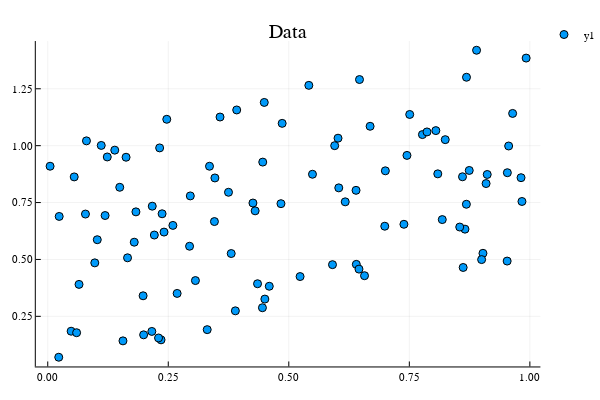

The cell this chart's notebook holds for it:
### Markdown cell above
To visualize the data we just created, we plot a scatterplot with the feature `X` and target `Y`.

### Code cell
scatter(X, Y, title = "Data")

### Figure 1 — Plotly figure (JSON) as saved in the notebook; plotly's stock layout.template omitted (floating-point values rounded to 4 significant figures)
{"data": [{"colorbar": {"title": ""}, "legendgroup": "y1", "marker": {"color": "rgba(0, 154, 250, 1.000)", "line": {"color": "rgba(0, 0, 0, 1.000)", "width": 1}, "size": 8, "symbol": "circle"}, "mode": "markers", "name": "y1", "showlegend": true, "type": "scatter", "x": [0.9817, 0.3574, 0.1235, 0.8183, 0.617, 0.5234, 0.3063, 0.8654, 0.4302, 0.5952, 0.699, 0.9923, 0.1494, 0.04855, 0.2684, 0.3355, 0.06491, 0.02377, 0.9836, 0.139, 0.2321, 0.8603, 0.3749, 0.7003, 0.6395, 0.2957, 0.6021, 0.2469, 0.2159, 0.3467, 0.08033, 0.1989, 0.805, 0.2211, 0.1794, 0.6037, 0.2168, 0.119, 0.2372, 0.8683, 0.9642, 0.7772, 0.7866, 0.2596, 0.8894, 0.2942, 0.004886, 0.05493, 0.9092, 0.09762, 0.6401, 0.4503, 0.9533, 0.6466, 0.6686, 0.9027, 0.02285, 0.3457, 0.235, 0.446, 0.4352, 0.3308, 0.5906, 0.8245, 0.956, 0.05989, 0.4862, 0.2412, 0.2298, 0.4595, 0.1028, 0.6571, 0.6456, 0.5491, 0.1978, 0.156, 0.1655, 0.1829, 0.9116, 0.111, 0.07827, 0.7508, 0.4453, 0.8685, 0.7388, 0.4837, 0.1625, 0.8545, 0.8999, 0.7451, 0.9529, 0.4491, 0.5416, 0.3805, 0.8616, 0.809, 0.392, 0.4256, 0.3892, 0.8742], "xaxis": "x1", "y": [0.8593, 1.126, 0.9504, 0.6752, 0.7532, 0.4248, 0.4072, 0.6331, 0.7136, 1.0, 0.6461, 1.385, 0.8171, 0.1847, 0.3507, 0.9096, 0.3904, 0.689, 0.7547, 0.9803, 0.9902, 0.8633, 0.7952, 0.8894, 0.8037, 0.7792, 1.033, 1.116, 0.1837, 0.8582, 1.021, 0.1687, 1.066, 0.6073, 0.5758, 0.8146, 0.7341, 0.693, 0.7007, 0.7426, 1.142, 1.049, 1.06, 0.6496, 1.419, 0.558, 0.9096, 0.8628, 0.8335, 0.485, 0.4784, 0.3258, 0.8812, 1.291, 1.085, 0.527, 0.07023, 0.6665, 0.1467, 0.9278, 0.3932, 0.1916, 0.4772, 1.026, 0.9986, 0.178, 1.098, 0.6202, 0.155, 0.3822, 0.5867, 0.4286, 0.4575, 0.8743, 0.3403, 0.1422, 0.5072, 0.7091, 0.8734, 1.001, 0.6995, 1.137, 0.2878, 1.301, 0.6545, 0.7452, 0.9492, 0.6424, 0.4994, 0.9573, 0.4929, 1.19, 1.265, 0.5259, 0.4647, 0.8761, 1.157, 0.748, 0.2741, 0.8911], "yaxis": "y1", "zmax": null, "zmin": null}], "layout": {"annotations": [{"font": {"color": "rgba(0, 0, 0, 1.000)", "family": "sans-serif", "size": 20}, "rotation": 0, "showarrow": false, "text": "Data", "x": 0.5296, "xanchor": "center", "xref": "paper", "y": 1, "yanchor": "top", "yref": "paper"}], "height": 400, "legend": {"bgcolor": "rgba(255, 255, 255, 1.000)", "bordercolor": "rgba(0, 0, 0, 1.000)", "font": {"color": "rgba(0, 0, 0, 1.000)", "family": "sans-serif", "size": 11}, "tracegroupgap": 0, "x": 1, "y": 1}, "margin": {"b": 20, "l": 0, "r": 0, "t": 20}, "paper_bgcolor": "rgba(255, 255, 255, 1.000)", "plot_bgcolor": "rgba(255, 255, 255, 1.000)", "showlegend": true, "width": 600, "xaxis": {"anchor": "y1", "domain": [0.06582, 0.9934], "gridcolor": "rgba(0, 0, 0, 0.100)", "gridwidth": 0.5, "linecolor": "rgba(0, 0, 0, 1.000)", "mirror": false, "range": [-0.02474, 1.022], "showgrid": true, "showline": true, "showticklabels": true, "tickangle": 0, "tickcolor": "rgb(0, 0, 0)", "tickfont": {"color": "rgba(0, 0, 0, 1.000)", "family": "sans-serif", "size": 11}, "tickmode": "array", "ticks": "inside", "ticktext": ["0.00", "0.25", "0.50", "0.75", "1.00"], "tickvals": [0, 0.25, 0.5, 0.75, 1], "title": "", "titlefont": {"color": "rgba(0, 0, 0, 1.000)", "family": "sans-serif", "size": 15}, "type": "-", "visible": true, "zeroline": false, "zerolinecolor": "rgba(0, 0, 0, 1.000)"}, "yaxis": {"anchor": "x1", "domain": [0.03762, 0.9415], "gridcolor": "rgba(0, 0, 0, 0.100)", "gridwidth": 0.5, "linecolor": "rgba(0, 0, 0, 1.000)", "mirror": false, "range": [0.02976, 1.46], "showgrid": true, "showline": true, "showticklabels": true, "tickangle": 0, "tickcolor": "rgb(0, 0, 0)", "tickfont": {"color": "rgba(0, 0, 0, 1.000)", "family": "sans-serif", "size": 11}, "tickmode": "array", "ticks": "inside", "ticktext": ["0.25", "0.50", "0.75", "1.00", "1.25"], "tickvals": [0.25, 0.5, 0.75, 1, 1.25], "title": "", "titlefont": {"color": "rgba(0, 0, 0, 1.000)", "family": "sans-serif", "size": 15}, "type": "-", "visible": true, "zeroline": false, "zerolinecolor": "rgba(0, 0, 0, 1.000)"}}}
